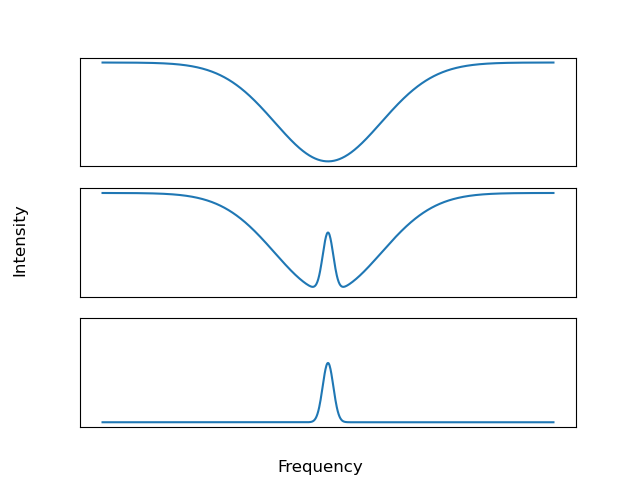

Source code (Python):
import numpy as np
import matplotlib.pyplot as plt

xs=np.linspace(-3,3,1000)
yas=1-np.exp(-xs**2)
ybs=yas+0.6*np.exp(-(10*xs)**2)

fig, axs = plt.subplots(3,sharey=True)
axs[0].plot(xs, yas)
axs[1].plot(xs, ybs)
axs[2].plot(xs, ybs-yas)

for ax in axs:
	ax.set_xticks([])
	ax.set_yticks([])

fig.supxlabel("Frequency")
fig.supylabel("Intensity")

plt.savefig("example graph.png")